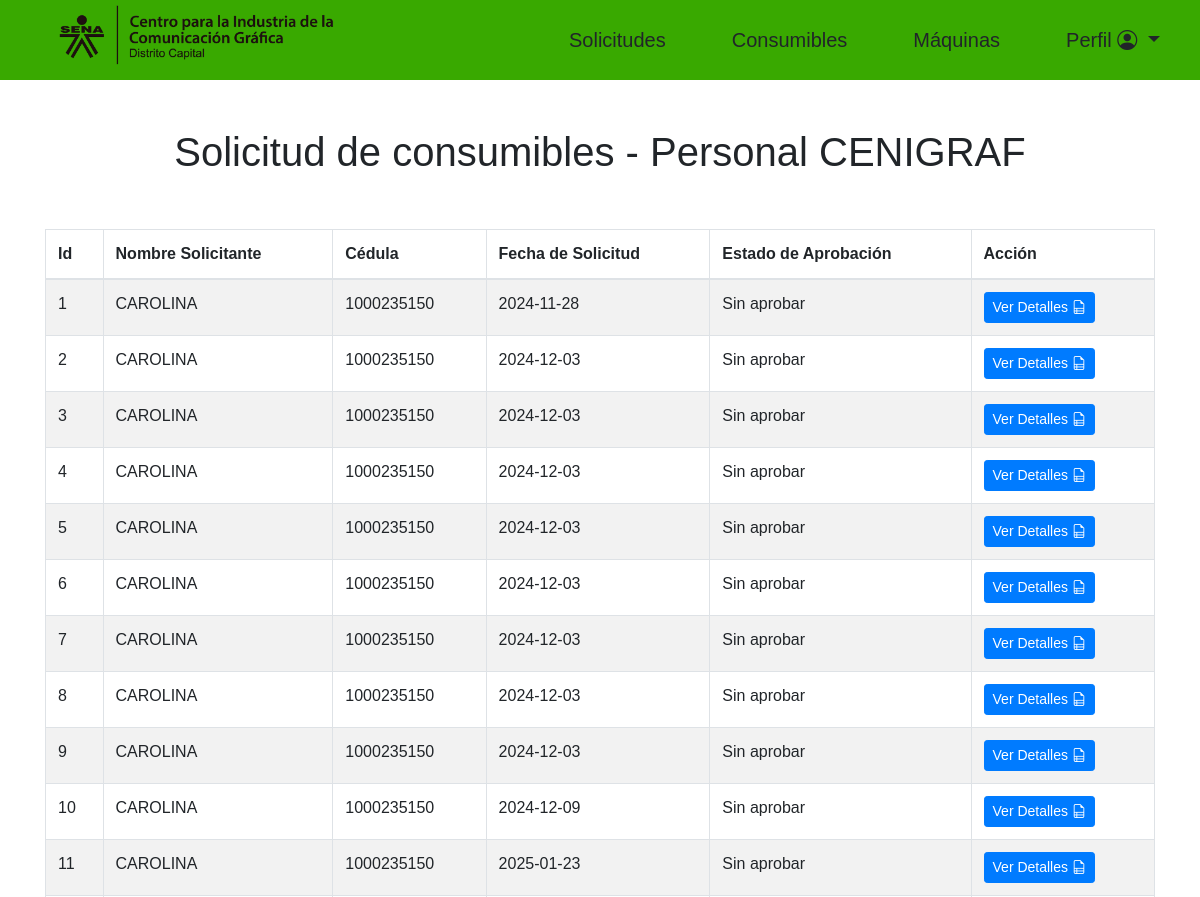
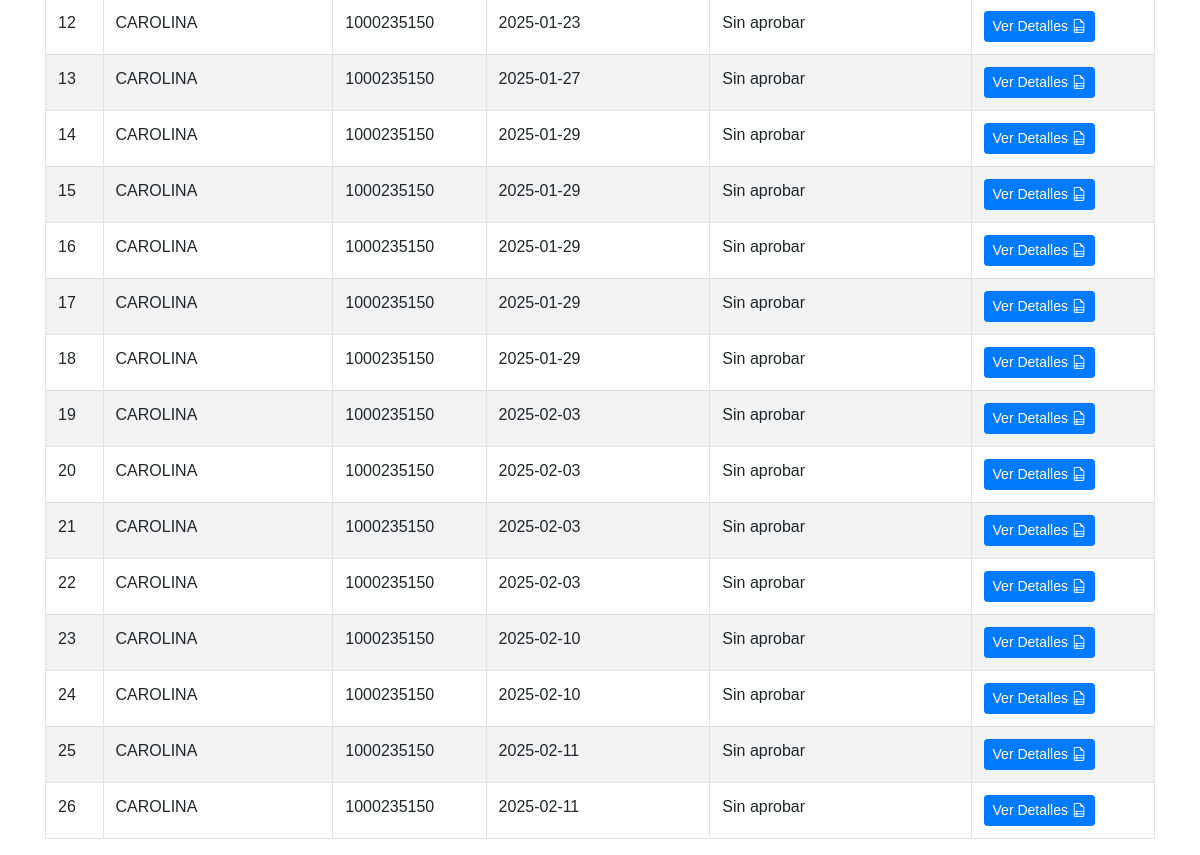
/src/main/resources/templates/almacen/SolicitudPerAlmacen.php (signed in), run on the app's committed database (2 pictures, top to bottom).
### tables this page shows
CREATE TABLE `solicitud_periodica` (
  `id` int(11) NOT NULL,
  `cod_peri` varchar(255) NOT NULL,
  `fecha_soli` date NOT NULL,
  `area` int(11) NOT NULL,
  `cargo` varchar(255) NOT NULL,
  `cod_regi` int(11) NOT NULL,
  `nom_regi` varchar(255) NOT NULL,
  `cod_costo` int(11) NOT NULL,
  `nom_costo` varchar(255) NOT NULL,
  `nom_jefe` varchar(255) NOT NULL,
  `tipo_cuentadante` int(11) NOT NULL,
  `dest_bien` varchar(255) NOT NULL,
  `num_fich` int(11) NOT NULL,
  `firma` longblob DEFAULT NULL,
  `nombre_solici` varchar(255) NOT NULL,
  `documento_s` int(11) NOT NULL
);

### src/main/resources/templates/almacen/SolicitudPerAlmacen.php (the view, shortened to what this page needs)
<?php
include ('../PHP/Conexion.php');
$consulta = "
   SELECT  sp.*,
    a.nombre_ambiente AS nombre_ambiente,
    sp.nombre_solici AS nombre_solicitante,
    sp.documento_s AS cedula,
          CASE
              WHEN sp.firma IS NOT NULL THEN 'Aprobado'
              ELSE 'Sin aprobar'
          END AS estado_aprobacion,
          (SELECT SUM(e.cantidad)
           FROM elemento e
           INNER JOIN elementos_solicitud_periodica esp ON e.id_elemento = esp.id_elemento
           WHERE esp.id_solicitud = sp.id) AS cantidad_elementos
   FROM solicitud_periodica sp
   INNER JOIN ambiente a ON sp.area = a.id_ambiente
";
$resultado = mysqli_query($conexion, $consulta);
?>
<!DOCTYPE html>
<html lang="es">
<head>
    <link rel="stylesheet" href="../CSS/style_coordinador_principal.css">
    <link rel="stylesheet" href="https://cdn.jsdelivr.net/npm/bootstrap-icons@1.10.2/font/bootstrap-icons.css">
    <link rel="stylesheet" href="https://cdn.jsdelivr.net/npm/bootstrap@4.6.1/dist/css/bootstrap.min.css">
</head>
<header>
    <div class="container">
        <div class="row">
            <div class="col-lg-5 logo_section">
                <div class="full">
                    <div class="center-desk">
                        <div class="logo">
                            <img src="../images/logo_cenigraf.png" alt="cenigraf logo" width="300px">
                        </div>
                    </div>
                </div>
            </div>
            <div class="col-5">
                <nav class="navigation navbar navbar-expand-md navbar-dark mr-auto">
                    <div class="collapse navbar-collapse">
                        <ul class="nav navbar-expand">
                            <li class="nav-link">
                                <a href="SolicitudPerAlmacen.php" id="btn-nav" class="btn btn-lg">Solicitudes</a>
                            </li>
                            <li class="nav-link">
                                <a href="PrincipalAlmacen.php" id="btn-nav" class="btn btn-lg">Consumibles</a>
                            </li>
                            <li class="nav-link">
                                <a class="btn btn-lg" href="MaquinasAlmacen.php" id="btn-nav">Máquinas</a>
                            </li>
                            <li class="nav-link">
                                <div class="dropdown">
                                    <button type="button" class="btn btn-lg dropdown-toggle" data-toggle="dropdown">
                                        Perfil <i class="bi bi-person-circle"></i></i>
                                    </button>
                                </div>
                            </li>
                        </ul>
                    </div>
                </nav>
            </div>
        </div>
    </div>
</header>
<body>
    <div class="container mt-4">
        <div class="row">
            <div class="col-12">
                <h1 class="text-center mt-4" style="padding-bottom: 45px;">Solicitud de consumibles - Personal CENIGRAF
                </h1>
                <table class="table table-striped table-bordered" id="sol_consu">
                    <thead>
                        <tr>
                            <th>Id</th>
                            <th>Nombre Solicitante</th>
                            <th>Cédula</th>
                            <th>Fecha de Solicitud</th>
                            <th>Estado de Aprobación</th>
                            <th>Acción</th>
                        </tr>
                    </thead>
                    <tbody>
                        <?php
                        while ($fila = mysqli_fetch_assoc($resultado)) {
                            echo "<tr>";
                            echo "<td>" . $fila['id'] . "</td>";
                            echo "<td>" . $fila['nombre_solicitante'] . "</td>";
                            echo "<td>" . $fila['cedula'] . "</td>";
                            echo "<td>" . $fila['fecha_soli'] . "</td>";
                            echo "<td class='estado-aprobacion'>" . $fila['estado_aprobacion'] . "</td>";
                            echo "<td>";
                            echo '<button type="button" class="btn btn-primary btn-sm me-1 btn-ver-detalles" data-id="' . $fila['id'] . '" data-estado="' . $fila['estado_aprobacion'] . '">Ver Detalles <i class="bi bi-file-earmark-ruled"></i></button>';
                            echo "</td>";
                            echo "</tr>";
                        }
                        ?>
                    </tbody>
                </table>
            </div>
        </div>
</body>
</html>

### src/main/resources/templates/CSS/style_coordinador_principal.css (style rules this page uses)
header { background-color: rgb(57, 169, 0); }
.container { Font-family: Century Gothic, CenturyGothic, AppleGothic, sans-serif; }

### data on the page
solicitud_periodica: id "1", nombre_solici "CAROLINA", documento_s "1000235150", fecha_soli "2024-11-28", estado_aprobacion "Sin aprobar"
solicitud_periodica: id "2", nombre_solici "CAROLINA", documento_s "1000235150", fecha_soli "2024-12-03", estado_aprobacion "Sin aprobar"
solicitud_periodica: id "3", nombre_solici "CAROLINA", documento_s "1000235150", fecha_soli "2024-12-03", estado_aprobacion "Sin aprobar"
solicitud_periodica: id "4", nombre_solici "CAROLINA", documento_s "1000235150", fecha_soli "2024-12-03", estado_aprobacion "Sin aprobar"
solicitud_periodica: id "5", nombre_solici "CAROLINA", documento_s "1000235150", fecha_soli "2024-12-03", estado_aprobacion "Sin aprobar"
solicitud_periodica: id "6", nombre_solici "CAROLINA", documento_s "1000235150", fecha_soli "2024-12-03", estado_aprobacion "Sin aprobar"
solicitud_periodica: id "7", nombre_solici "CAROLINA", documento_s "1000235150", fecha_soli "2024-12-03", estado_aprobacion "Sin aprobar"
solicitud_periodica: id "8", nombre_solici "CAROLINA", documento_s "1000235150", fecha_soli "2024-12-03", estado_aprobacion "Sin aprobar"
solicitud_periodica: id "9", nombre_solici "CAROLINA", documento_s "1000235150", fecha_soli "2024-12-03", estado_aprobacion "Sin aprobar"
solicitud_periodica: id "10", nombre_solici "CAROLINA", documento_s "1000235150", fecha_soli "2024-12-09", estado_aprobacion "Sin aprobar"
solicitud_periodica: id "11", nombre_solici "CAROLINA", documento_s "1000235150", fecha_soli "2025-01-23", estado_aprobacion "Sin aprobar"
solicitud_periodica: id "12", nombre_solici "CAROLINA", documento_s "1000235150", fecha_soli "2025-01-23", estado_aprobacion "Sin aprobar"
solicitud_periodica: id "13", nombre_solici "CAROLINA", documento_s "1000235150", fecha_soli "2025-01-27", estado_aprobacion "Sin aprobar"
solicitud_periodica: id "14", nombre_solici "CAROLINA", documento_s "1000235150", fecha_soli "2025-01-29", estado_aprobacion "Sin aprobar"
solicitud_periodica: id "15", nombre_solici "CAROLINA", documento_s "1000235150", fecha_soli "2025-01-29", estado_aprobacion "Sin aprobar"
solicitud_periodica: id "16", nombre_solici "CAROLINA", documento_s "1000235150", fecha_soli "2025-01-29", estado_aprobacion "Sin aprobar"
solicitud_periodica: id "17", nombre_solici "CAROLINA", documento_s "1000235150", fecha_soli "2025-01-29", estado_aprobacion "Sin aprobar"
solicitud_periodica: id "18", nombre_solici "CAROLINA", documento_s "1000235150", fecha_soli "2025-01-29", estado_aprobacion "Sin aprobar"
solicitud_periodica: id "19", nombre_solici "CAROLINA", documento_s "1000235150", fecha_soli "2025-02-03", estado_aprobacion "Sin aprobar"
solicitud_periodica: id "20", nombre_solici "CAROLINA", documento_s "1000235150", fecha_soli "2025-02-03", estado_aprobacion "Sin aprobar"
solicitud_periodica: id "21", nombre_solici "CAROLINA", documento_s "1000235150", fecha_soli "2025-02-03", estado_aprobacion "Sin aprobar"
solicitud_periodica: id "22", nombre_solici "CAROLINA", documento_s "1000235150", fecha_soli "2025-02-03", estado_aprobacion "Sin aprobar"
solicitud_periodica: id "23", nombre_solici "CAROLINA", documento_s "1000235150", fecha_soli "2025-02-10", estado_aprobacion "Sin aprobar"
solicitud_periodica: id "24", nombre_solici "CAROLINA", documento_s "1000235150", fecha_soli "2025-02-10", estado_aprobacion "Sin aprobar"
solicitud_periodica: id "25", nombre_solici "CAROLINA", documento_s "1000235150", fecha_soli "2025-02-11", estado_aprobacion "Sin aprobar"
solicitud_periodica: id "26", nombre_solici "CAROLINA", documento_s "1000235150", fecha_soli "2025-02-11", estado_aprobacion "Sin aprobar"
